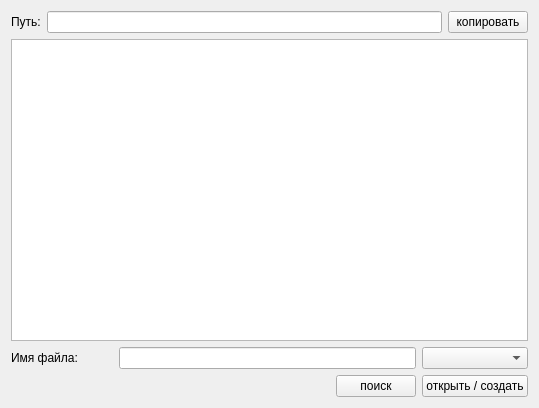
<?xml version="1.0" encoding="UTF-8"?>
<ui version="4.0">
 <class>Form</class>
 <widget class="QWidget" name="Form">
  <property name="geometry">
   <rect>
    <x>0</x>
    <y>0</y>
    <width>539</width>
    <height>408</height>
   </rect>
  </property>
  <property name="windowTitle">
   <string>Form</string>
  </property>
  <layout class="QGridLayout" name="gridLayout">
   <item row="0" column="0">
    <layout class="QHBoxLayout" name="horizontalLayout">
     <item>
      <widget class="QLabel" name="label_2">
       <property name="text">
        <string>Путь:</string>
       </property>
      </widget>
     </item>
     <item>
      <widget class="QLineEdit" name="currentPath"/>
     </item>
     <item>
      <widget class="QPushButton" name="copyPath">
       <property name="toolTip">
        <string>копировать путь</string>
       </property>
       <property name="text">
        <string>копировать</string>
       </property>
      </widget>
     </item>
    </layout>
   </item>
   <item row="1" column="0">
    <widget class="QTreeView" name="treeView"/>
   </item>
   <item row="2" column="0">
    <layout class="QGridLayout" name="gridLayout_2">
     <item row="0" column="0">
      <widget class="QLabel" name="label">
       <property name="text">
        <string>Имя файла:</string>
       </property>
      </widget>
     </item>
     <item row="0" column="4">
      <widget class="QComboBox" name="comboBoxType"/>
     </item>
     <item row="1" column="4">
      <widget class="QPushButton" name="open">
       <property name="text">
        <string>открыть / создать</string>
       </property>
      </widget>
     </item>
     <item row="0" column="1" colspan="3">
      <widget class="QLineEdit" name="fileName"/>
     </item>
     <item row="1" column="3">
      <widget class="QPushButton" name="search">
       <property name="sizePolicy">
        <sizepolicy hsizetype="Fixed" vsizetype="Fixed">
         <horstretch>0</horstretch>
         <verstretch>0</verstretch>
        </sizepolicy>
       </property>
       <property name="toolTip">
        <string>поиск  файла или папки</string>
       </property>
       <property name="layoutDirection">
        <enum>Qt::LeftToRight</enum>
       </property>
       <property name="autoFillBackground">
        <bool>false</bool>
       </property>
       <property name="text">
        <string>поиск</string>
       </property>
       <property name="icon">
        <iconset resource="mySources.qrc">
         <normaloff>:/images/Search.ico</normaloff>:/images/Search.ico</iconset>
       </property>
      </widget>
     </item>
    </layout>
   </item>
  </layout>
 </widget>
 <resources>
  <include location="mySources.qrc"/>
 </resources>
 <connections/>
</ui>
